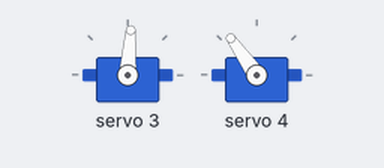
Bench run of a sketch on a simulated Arduino Uno, built with avr-gcc and run on an emulated ATmega328P. Parts: 2 × servo.

Above: at 0.05 s.
At 0.15 s:
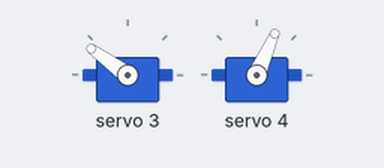
At 0.25 s:
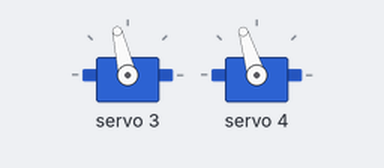
At 0.5 s:
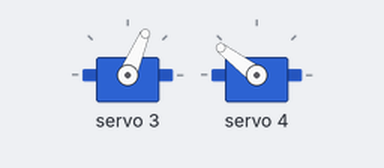
Timing chart, 0 to 3.0 s (numbered marks = the images above):
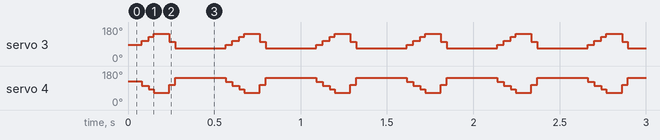

The sketch:

simple_wings.ino
```cpp
#include <Wire.h>
#include <Adafruit_PWMServoDriver.h>

Adafruit_PWMServoDriver pwm = Adafruit_PWMServoDriver();

#define MIN  300
#define MAX  500

#define leftWing 3
#define rightWing 4

void setup() {
  pwm.begin();

  pwm.setPWMFreq(60);  // Analog servos run at ~60 Hz updates

  yield();
}

void loop() {
  flap();
  delay(250);
}

void flap() {
  in();
  delay(50);
  out();
}

void in() {
  uint16_t leftPulse = MIN;
  uint16_t rightPulse = MAX;

  for (uint16_t i = 0; i < 100; i++) {
    pwm.setPWM(leftWing, 0, leftPulse);
    pwm.setPWM(rightWing, 0, rightPulse);
    leftPulse += 2;
    rightPulse -= 2;
  }
}

void out() {
  uint16_t leftPulse = MAX;
  uint16_t rightPulse = MIN;

  for (uint16_t i = 0; i < 50; i++) {
    pwm.setPWM(leftWing, 0, leftPulse);
    pwm.setPWM(rightWing, 0, rightPulse);
    leftPulse -= 4;
    rightPulse += 4;
  }
}
```

Measured:
- by itself, servo 3: repeats every 0.52 s: 128° 0.03 s, 144° 0.09 s, 103° 0.03 s, 67° 0.29 s, 86° 0.04 s, 107° 0.04 s
- by itself, servo 4: repeats every 0.52 s: 83° 0.03 s, 66° 0.09 s, 107° 0.03 s, 143° 0.29 s, 124° 0.04 s, 103° 0.04 s
